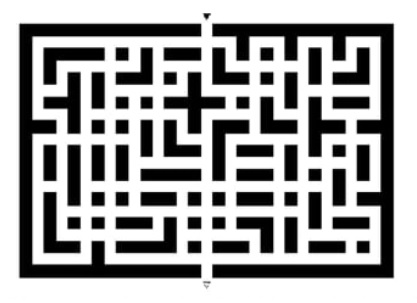
#> input picture images/input_image2.jpg, 417 x 303 px
$ python main.py
#> lines starting #> are read from the running program, lines starting #| are printed output that depends on the picture; after the words box and inside, x2 and y2 are one past the last pixel; in counts of white or black regions, pixels touching at a corner belong together
#> in finalMatrix2, img is the input picture: PIL image 417x303 RGB; min 0, max 255, mean 162.6
### code/step_1_create_01matrix_from_image_input.py
from PIL import Image
import numpy as np
import matplotlib.pyplot as plt


def transformPixel (x):
    #TransformPixelto01
    a, b, c = x
    if a < 150:
        return 1
    return 0

def savePixel (img):
    #SavePixelas01Array
    horizontal, vertical = img.size
#> horizontal = 417; vertical = 303
    Y = np.zeros((vertical, horizontal ))
    for i in range(vertical):
        for j in range(horizontal):
            coordinate = j, i
            x = transformPixel(img.getpixel(coordinate))
            Y[i, j] = x
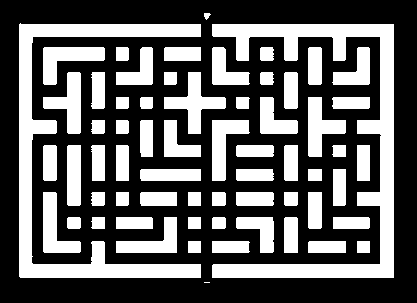
#> Y: shape (303, 417) float64; values 0 (black) and 1 (white), 37.4% white; 63 white regions (1 under 20 px), largest, box (x1, y1, x2, y2) and area: (212, 24, 394, 278) 9691, (19, 23, 201, 278) 8534, (164, 72, 226, 134) 1396
    return Y

def determineCorner (Y):
    #DetermineIndexofCorners
    Y_v = np.sum(Y, axis=1)
    Y_h = np.sum(Y, axis=0)
    v = Y_v.shape[0]
    h = Y_h.shape[0]
    for i in range (v):
        if Y_v[i] > 100:
            top = i
            break
    for i in range(v - 1, -1, -1):
        if Y_v[i] > 100:
            bottom = i
            break
    for i in range (h):
        if Y_h[i] > 100:
            left = i
            break
    for i in range(h - 1, -1, -1):
        if Y_h[i] > 100:
            right = i
            break
    return (top, bottom, left, right)

def reShape (Y):
    #NarrowSizeofMatrix
    top, bottom, left, right = determineCorner(Y)
    return Y[top : bottom, left : right]
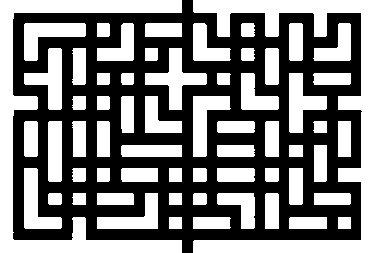
#> returned value: shape (253, 374) float64; values 0 (black) and 1 (white), 49.3% white; 61 white regions, largest, box (x1, y1, x2, y2) and area: (193, 0, 374, 253) 9256, (0, 0, 182, 253) 8352, (145, 48, 207, 110) 1396

# [98 lines left out: functions makeMatrixWithWidthPath, recoverFromTiniMatrix, errorRecoverMatrix, errorList, determineWidthPath, lineGraphError and 3 more, not called in this run]
    # plt.savefig('the_symmetry_test.png', dpi = 500, bbox_inches = 'tight', transparent = True, pad_inches = 0)
    # plt.show()


def determineIndexOfHorizontalChange (Z):
    #IndexOfHorizontalChanges
    points = []
    points.append(0)
    DIFFERENCE = 50
    horizontal_sum = Z.sum(axis = 1)
    n_rows = len(horizontal_sum)
    for i in range(0, n_rows - 1, 1):
        current_value = horizontal_sum[i]
        next_value = horizontal_sum[i + 1]
        if np.abs(current_value - next_value) > DIFFERENCE:
            points.append(i)
    points.append(len(horizontal_sum) - 1)
    rIndex = np.zeros(len(points))
    for i in range(len(points)):
        rIndex[i] = points[i]
#> this loop made 22 passes
    return rIndex

def determineIndexOfVerticalChange (Z):
    #IndexOfVerticalChanges
    points = []
    points.append(0)
    DIFFERENCE = 50
    vertical_sum = Z.sum(axis = 0)
    n_cols = len(vertical_sum)
    for i in range(0, n_cols - 1, 1):
        current_value = vertical_sum[i]
        next_value = vertical_sum[i + 1]
        if np.abs(current_value - next_value) > DIFFERENCE:
            points.append(i)
    points.append(len(vertical_sum) - 1)
    cIndex = np.zeros(len(points))
    for i in range(len(points)):
        cIndex[i] = points[i]
#> this loop made 32 passes
    return cIndex

def finalMatrix2 (path):
    #2ndVersionFinalMatrix
    img = Image.open(path)
    Y = savePixel(img)
    Z = reShape(Y)
    rIndex = determineIndexOfHorizontalChange(Z)
    cIndex = determineIndexOfVerticalChange(Z)
    n_cols = cIndex.shape[0]
    n_rows = rIndex.shape[0]
    finalMatrix = np.zeros((n_rows - 1, n_cols - 1))
    for i in range (0, n_rows - 1, 1):
        for j in range (0, n_cols - 1, 1):
            i_1 = int(rIndex[i]); i_2 = int(rIndex[i + 1])
            j_1 = int(cIndex[j]); j_2 = int(cIndex[j + 1])
            T = Z[i_1 : i_2, j_1 : j_2]
            sum = np.sum(T)
            if sum > 1/2 * (i_2 - i_1 + 1) * (j_2 - j_1 + 1):
                finalMatrix[i,j] = 1
            else:
                finalMatrix[i,j] = 0
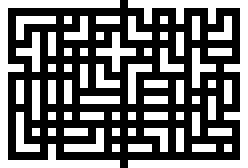
#> finalMatrix: shape (21, 31) float64 (shown 8 times larger); values 0 (black) and 1 (white), 44.7% white in thin lines or dots
    return finalMatrix

# [4 lines that do not run on import are left out]

### code/step_2_convert_matrix_to_graph_and_io_node.py
import networkx as nx
import numpy as np

def createGraphAndIoNodes (matrix):

    # Size of a matrix
    m = len(matrix)
    n = len(matrix[0])

    # Check that if the a matrix is valid or not
    for i in range(m):
        temp = 0
        for j in range(n):
            temp = temp + matrix[i, j]
        if temp == 0:
            raise ValueError("Problem in previous step")

    for j in range(n):
        temp = 0
        for i in range(m):
            temp = temp + matrix[i, j]
        if temp == 0:
            raise ValueError("Problem in previous step")

    # Create a new graph G, an input node, and an output node.
    G = nx.DiGraph()

    # Add node to graph G
    for i in range(1, m - 1):
        for j in range(1, n - 1):
            # Only consider when there is no impediment in this position
            if (matrix[i, j] == 0):
                G.add_node((i, j, "up"))
                G.add_node((i, j, "down"))
                G.add_node((i, j, "right"))
                G.add_node((i, j, "left"))

    # Consider the node in the boundary
    for j in range(n):
        if (matrix[0, j] == 0):
            G.add_node((0, j, "down"))
            input_node = (0, j, "down")
            break

    for j in range(n):
        if (matrix[m - 1, j] == 0):
            G.add_node((m - 1, j, "down"))
            output_node = (m - 1, j, "down")
            break


    # Add edge to graph G
    # Firstly, consider the first row
    for j in range(n):
        if (matrix[0, j] == 0):
            G.add_edge((0, j, "down"), (1, j, "down"))
            break

    # Next, consider the following row
    for i in range(1, m - 1):
        for j in range(n):
            # Consider only when the position is empty:
            if (matrix[i, j] == 0):
                #     C
                #  E  A  D
                #     B
                Aup = (i, j, "up")
                Adown = (i, j, "down")
                Aleft = (i, j, "left")
                Aright = (i, j, "right")

                Bup = (i + 1, j, "up")
                Bdown = (i + 1, j, "down")
                Bleft = (i + 1, j, "left")
                Bright = (i + 1, j, "right")

                Cup = (i - 1, j, "up")
                Cdown = (i - 1, j, "down")
                Cleft = (i - 1, j, "left")
                Cright = (i - 1, j, "right")

                Dup = (i, j + 1, "up")
                Ddown = (i, j + 1, "down")
                Dleft = (i, j + 1, "left")
                Dright = (i, j + 1, "right")

                Eup = (i, j - 1, "up")
                Edown = (i, j - 1, "down")
                Eleft = (i, j - 1, "left")
                Eright = (i, j - 1, "right")

                if (matrix[i, j + 1] == 0):
                    G.add_edge(Aright, Dright)
                else:
                    if (matrix[i + 1, j] == 0):
                        G.add_edge(Aright, Bdown)
                    if (matrix[i - 1, j] == 0):
                        G.add_edge(Aright, Cup)

                if (matrix[i, j - 1] == 0):
                    G.add_edge(Aleft, Eleft)
                else:
                    if (matrix[i + 1, j] == 0):
                        G.add_edge(Aleft, Bdown)
                    if (matrix[i - 1, j] == 0):
                        G.add_edge(Aleft, Cup)

                if (matrix[i + 1, j] == 0):
                    G.add_edge(Adown, Bdown)
                else:
                    if (matrix[i, j - 1] == 0):
                        G.add_edge(Adown, Eleft)
                    if (matrix[i, j + 1] == 0):
                        G.add_edge(Adown, Dright)

                if (matrix[i - 1, j] == 0):
                    G.add_edge(Aup, Cup)
                else:
                    if (matrix[i, j - 1] == 0):
                        G.add_edge(Aup, Eleft)
                    if (matrix[i, j + 1] == 0):
                        G.add_edge(Aup, Dright)

#   The result of the function is a list, which contains a graph, an input node,
#   and an output node.
    return [G, input_node, output_node]

# [10 lines that do not run on import are left out]

### code/step_3_find_and_draw_maze_path.py
import networkx as nx
import matplotlib.pyplot as plt
from matplotlib.path import Path
import matplotlib.patches as patches
import matplotlib.image as mpimg


# Find some path in the graph.
def findPathInGraph(G, source_node, target_node):
    return nx.shortest_path(G, source_node, target_node)

# Draw the maze path to the output image
def drawMazePath(input_image, output_image, graph_path):
#> called with input_image = '../images/input_image2.jpg', output_image = '../images/output_image.jpg'
    verts = [(206, 30),]
    codes = [Path.MOVETO]
    del graph_path[0] # Delete the first node in the path, which is the source
    image = mpimg.imread(input_image) # Read the image, change it to list of 'numpy' codes
    fig,ax = plt.subplots(1) # Create figure and axes

    # The next 'for' loop is to create list of vertices and list of codes using to draw the path on the images
    for node in graph_path:
        # Convert node of the graph to some point on the image
        point = ()
        point = point + (24 + node[1] * 12, 28 + node[0] * 12,)
        verts.append(point)
        codes.append(Path.LINETO)
#> this loop made 112 passes
#> node on passes 1 to 12: (1, 15, 'down'), (2, 15, 'down'), (3, 15, 'down'), (4, 15, 'down'), (5, 15, 'down'), (5, 16, 'right'), (5, 17, 'right'), (5, 18, 'right'), (5, 19, 'right'), (5, 20, 'right'), (5, 21, 'right'), (4, 21, 'up')

    path = Path(verts, codes) # Create path with vertices and line
    patch = patches.PathPatch(path, edgecolor = 'red', facecolor = 'none') # Create patch covered by the path
    ax.add_patch(patch) # Add the patch to the axes
    ax.imshow(image) # Display the image
    plt.savefig(output_image)
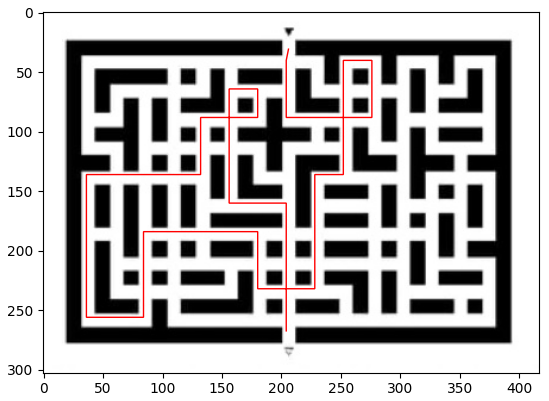
#> figure drawn by matplotlib, 1 panel
    plt.show()

# [37 lines left out: function drawExampleMazePath, not called in this run]

# [38 lines that do not run on import are left out]

### code/main.py
from step_1_create_01matrix_from_image_input import finalMatrix2
from step_2_convert_matrix_to_graph_and_io_node import createGraphAndIoNodes
from step_3_find_and_draw_maze_path import findPathInGraph, drawMazePath

input_image_path = '../images/input_image2.jpg'
output_image_path = '../images/output_image.jpg'

black_white_array = finalMatrix2(input_image_path)
G, input_node, output_node = createGraphAndIoNodes(black_white_array)
maze_path = findPathInGraph(G, input_node, output_node)
drawMazePath(input_image_path, output_image_path, maze_path)
# print(black_white_array)
# print(maze_path)
